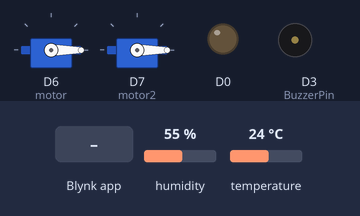
This sketch was run on a simulated ESP8266 (NodeMCU). Shown: 2 × servo, output pins drawn as LEDs (lit = HIGH), buzzer (waves = sounding). The inputs (shaded band) are chosen by the test bench; at power-on: humidity 55 %, temperature 24 °C. WiFi joins after 1.5 s; servers stay silent unless stated.

Above: at 3.0 s.
3.1 s: Blynk app writes 1 to V9
At 3.9 s:
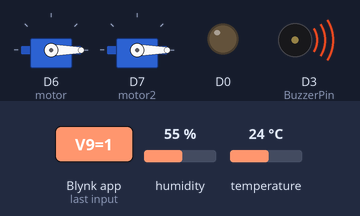
Timing chart, 0 to 10.6 s (numbered marks = the images above; inputs shaded):
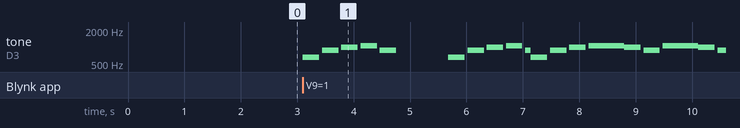

Measured:
- after the input at 3.1 s, tone on D3 (BuzzerPin): plays 659 Hz for 0.29 s, 880 Hz for 0.29 s, 987 Hz for 0.29 s, 1046 Hz for 0.29 s, 880 Hz for 0.29 s, 659 Hz for 0.29 s … (19 notes in this stretch), starting at once

The sketch:

SmartHome.ino
```cpp
#define BLYNK_PRINT Serial
#define BLYNK_TEMPLATE_ID "TMPL50tBGf21"
#define BLYNK_DEVICE_NAME "SmartHome"
#include <BlynkSimpleEsp8266.h>
#include <ESP8266WiFi.h>
#include <DHT.h>
#include <Servo.h>


char auth[] = "J8slfFO-6DqPCWamaLykifNs390z0pWd0";
char ssid[] = "Ali";
char pass[] = "22224444";

const int r =5;
const int g =14;
const int b =15;
bool  muzek=0;

#define DHTPIN 4
#define BuzzerPin 0
#define DHTTYPE DHT11

DHT dht(DHTPIN, DHTTYPE);
BlynkTimer timer;
Servo motor;
Servo motor2;

int Si2 =1975;
int LaS2=1864;
int La2= 1760;
int SolS2=1661;
int Sol2=1567;
int FaS2=1479;
int Fa2= 1396;
int Mi2= 1318;
int ReS2=1244;
int Re2= 1174;
int DoS2=1108;
int Do2= 1046;

// Low Octave
int Si = 987;
int LaS= 932;
int La = 880;
int SolS=830;
int Sol= 783;
int FaS= 739;
int Fa=  698;
int Mi=  659;
int ReS= 622;
int Re = 587;
int DoS =554;
int Do = 523;

// define the notes
int rounda=0;
int roundp=0;
int white= 0;
int whitep=0;
int black=0;
int blackp=0;
int quaver=0;
int quaverp =0;
int semiquaver=0;
int semiquaverp=0;
int bpm= 120;


void midi()
{

        tone(BuzzerPin,Mi,black);
  delay(black+50);
  tone(BuzzerPin,La,black);
  delay(black+50);
  tone(BuzzerPin,Si,black);
  delay(black+50);
  tone(BuzzerPin,Do2,black);
  delay(black+50);
  tone(BuzzerPin,La,black);

  delay(2*white+50);

  tone(BuzzerPin,Mi,black);
  delay(black+50);
  tone(BuzzerPin,La,black);
  delay(black+50);
  tone(BuzzerPin,Si,black);
  delay(black+50);
  tone(BuzzerPin,Do2,black);
  delay(black+50);
  tone(BuzzerPin,La,black);

  delay(2*
  +50);

  tone(BuzzerPin,Mi,black);
  delay(black+50);
  tone(BuzzerPin,La,black);
  delay(black+50);
  tone(BuzzerPin,Si,black);
  delay(black+50);
  tone(BuzzerPin,Do2,white*1.3);
  delay(2*black+50);

  tone(BuzzerPin,Si,black);
  delay(black+50);
  tone(BuzzerPin,La,black);
  delay(black+50);
  tone(BuzzerPin,Do2,white*1.3);
  delay(2*black+50);

  tone(BuzzerPin,Si,black);
  delay(black+50);
  tone(BuzzerPin,La,black);
  delay(black+50);
  tone(BuzzerPin,Mi2,black);
  delay(white+50);
  tone(BuzzerPin,Mi2,black);
  delay(white+100);

  tone(BuzzerPin,Mi2,black);
  delay(white+50);
  tone(BuzzerPin,Re2,black);
  delay(black+50);
  tone(BuzzerPin,Mi2,black);
  delay(black+50);
  tone(BuzzerPin,Fa2,black);
  delay(black+50);
  tone(BuzzerPin,Fa2,white*1.3);
  delay(rounda+100);

  tone(BuzzerPin,Fa2,black);
  delay(black+50);
  tone(BuzzerPin,Mi2,black);
  delay(black+50);
  tone(BuzzerPin,Re2,black);
  delay(black+50);
  tone(BuzzerPin,Fa2,black);
  delay(black+50);
  tone(BuzzerPin,Mi2,white*1.3);
  delay(rounda+100);

  tone(BuzzerPin,Mi2,black);
  delay(black+50);
  tone(BuzzerPin,Re2,black);
  delay(black+50);
   tone(BuzzerPin,Do2,black);
  delay(black+50);
  tone(BuzzerPin,Si,white*1.3);
  delay(white+50);
  tone(BuzzerPin,Mi2,white*1.3);
  delay(white+50);
  tone(BuzzerPin,Si,white*1.3);
  delay(white+50);
  tone(BuzzerPin,Do2,white*1.3);
  delay(white+50);
  tone(BuzzerPin,La,rounda*1.3);
  delay(rounda+50);


}

void  cont()
{
   if(muzek==1){
   midi();
    }
 else if(muzek==0){
   noTone(BuzzerPin);
    }
}

void sicaklik_nem()
{

float h = dht.readHumidity();
  float t = dht.readTemperature();
  if (isnan(h) || isnan(t)) {
    Serial.println("Failed to read from DHT sensor!");
    return;
  }
  Blynk.virtualWrite(V5, h);
  Blynk.virtualWrite(V6, t);
}
BLYNK_WRITE(V9){
  muzek = param.asInt();
}

BLYNK_WRITE(V1)
{
  motor.write(param.asInt());
  }

  BLYNK_WRITE(V2)
{
  motor2.write(param.asInt());
  }

  BLYNK_WRITE(V12) {
  digitalWrite(D0, param.asInt());
}

BLYNK_WRITE(V3) {
  analogWrite(b, param.asInt());
}

BLYNK_WRITE(V4) {
  analogWrite(g, param.asInt());
}

BLYNK_WRITE(V7) {
  analogWrite(r, param.asInt());
}

void setup() {

     pinMode(BuzzerPin,OUTPUT);

      black= 35000/bpm;
      blackp=black*1.5;
      white= black*2;
      whitep=white*1.5;
      rounda= black*4;
      roundp= rounda*1.5;
      quaver= black/2;
      quaverp=quaver*1.5;
      semiquaver= black/4;
      semiquaverp=semiquaver*1.5;

  pinMode(D0,OUTPUT);
  motor.attach(12);
  motor2.attach(13);
  motor.write(0);
  motor2.write(0);
   Serial.begin(115200);
  Blynk.begin(auth, ssid, pass, "blynk.cloud",80);
  dht.begin();
  timer.setInterval(1000L, sicaklik_nem);
}

void loop() {

  Blynk.run();
  cont();
  timer.run();
}
```
